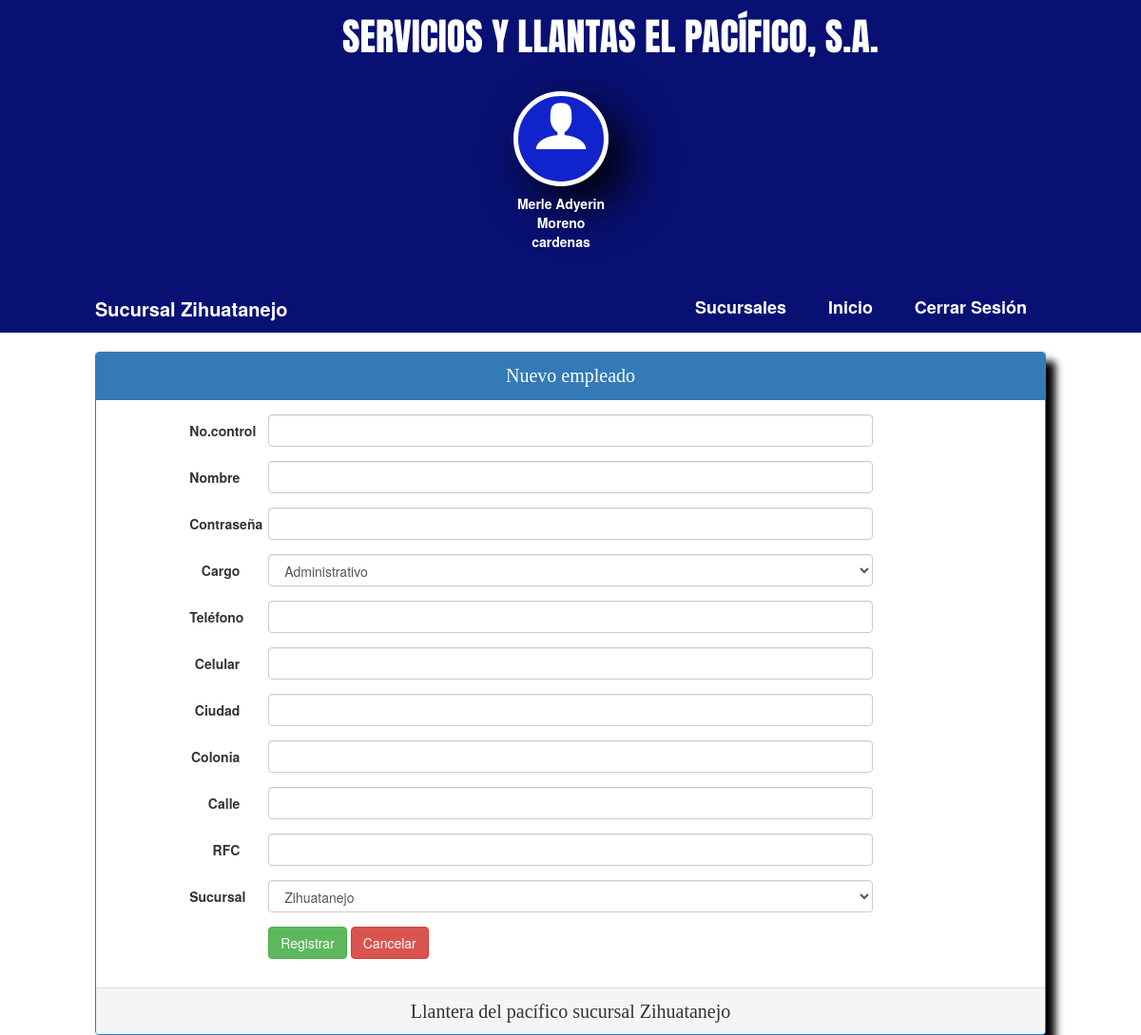
The app's page /Control/registro.php (signed in) with its own data.
### tables this page shows
CREATE TABLE `personal` (
  `Id_persona` int(11) NOT NULL,
  `Nombre` varchar(50) NOT NULL,
  `Pass` varchar(300) NOT NULL,
  `Tipo` varchar(50) NOT NULL,
  `Tel` varchar(10) NOT NULL,
  `Celular` varchar(10) NOT NULL,
  `Ciudad_pe` varchar(50) NOT NULL,
  `Colonia_pe` varchar(50) NOT NULL,
  `Calle_pe` varchar(50) NOT NULL,
  `RFC` varchar(13) NOT NULL,
  `Id_sucu_1` int(11) NOT NULL
);

CREATE TABLE `sucursal` (
  `Id_sucu` int(11) NOT NULL,
  `Administrador` varchar(50) NOT NULL,
  `Ciudad` varchar(50) NOT NULL,
  `Colonia` varchar(50) NOT NULL,
  `Calle` varchar(50) NOT NULL,
  `Correo` varchar(50) NOT NULL,
  `Tel` varchar(10) NOT NULL,
  `RfC` varchar(13) NOT NULL,
  `CP` varchar(5) NOT NULL
);

### Control/registro.php (called while the page is built, shortened)
<?php
include("../Vista/registro.php");
 ?>

### Vista/registro.php (the view, shortened to what this page needs)
<!DOCTYPE html>
<html lang="en">
<head>
	<link rel="stylesheet" type="text/css" href="../Diseño/css/bootstrap.min.css">
	<link rel="stylesheet" type="text/css" href="../Diseño/iconos/fonts/style.css">
	<link rel="stylesheet" type="text/css" href="../Diseño/css/errores.css">
</head>
<body>
<?php
  if (!isset($_SESSION["usuario"])) {
    header("location:../../Control/iniciar.php");
  }else {
    include("../Control/conexion.php");
    $consul="SELECT Id_sucu,Nombre,Ciudad,Tipo FROM personal JOIN sucursal ON sucursal.Id_sucu=personal.Id_sucu_1 WHERE Id_persona=:usua";
    $re=$con->prepare($consul);
    $re->execute(array(":usua"=>$_SESSION['usuario']));
    while ($row=$re->fetch(PDO::FETCH_ASSOC)) {
     $nom=$row['Nombre'];
     $sucu=$row['Ciudad'];
    }
  }
 ?>
 <header>
 	<div class="titulo">SERVICIOS Y LLANTAS EL PACÍFICO, S.A.</div>
  	<div class="img">
  	<span class="icon-user"></span>
  	</div>
  	<div class="usuario">
  		<?php echo "<strong>".$nom."</strong>";?>
  	</div>
</header>
<div class="encabezado">
		<div class="wrapper">
		<div class="logo"><?php echo "Sucursal ".$sucu; ?></div>
			<nav class="barra">
				<a href="#">Sucursales</a>
				<a href="../Vista/Admi/incio-admi.php">Inicio</a>
				<a href="../Control/cerrar.php">Cerrar Sesión</a>
			</nav>
		</div>
</div>
<br>
<div class="container">
	<div class="panel panel-primary">
		<div class="panel-heading">Nuevo empleado</div>
		<div class="panel-body">
	<form action="../Control/registro.php" method="post" name="formulario" id="formulario" class="form-horizontal">
	<div class="form-group">
	<label class="control-label  col-xs-1 col-sm-1 col-md-1 col-lg-1 col-lg-offset-1">No.control</label>
	 <div class="col-xs-12 col-sm-12 col-md-8 col-lg-8 ">
	<input type="text" id="id_p"  name="id_p"  autofocus class="form-control" />
	</div>
 	</div>
	<div class="form-group ">
	<label class="control-label col-xs-1 col-sm-1 col-md-1 col-lg-1 col-lg-offset-1">Nombre</label>
	<div class="col-xs-12 col-sm-12 col-md-8 col-lg-8">
	<input class="form-control" type="text"  id="nombre" name="nombre"  autofocus />
	</div>
	</div>
	<div class="form-group ">
	<label class="control-label  col-xs-1 col-sm-1 col-md-1 col-lg-1 col-lg-offset-1" id="ver">Contraseña</label>
	<div class="col-xs-12 col-sm-12 col-md-8 col-lg-8 ">
	<input class="form-control" type="password" id="cont" name="contraseña" autofocus />
	</div>
	</div>
	<div class="form-group">
		<label class="control-label col-xs-1 col-sm-1 col-md-1 col-lg-1 col-lg-offset-1">Cargo</label>
		<div class="col-xs-12 col-sm-12 col-md-8 col-lg-8">
			<select class="form-control" id="cargo" name="tipo" placeholder="Cargo">
				<option value="Administrativo">Administrativo</option>
			</select>
		</div>
	</div>
	<div class="form-group">
	<label class="control-label col-xs-1 col-sm-1 col-md-1 col-lg-1 col-lg-offset-1">Teléfono</label>
	<div class="col-xs-12 col-sm-12 col-md-8 col-lg-8">
	<input class="form-control" type="text" name="telefono" id="telefono" autofocus>
	</div>
	</div>
	<div class="form-group">
	<label class="control-label col-xs-1 col-sm-1 col-md-1 col-lg-1 col-lg-offset-1">Celular</label>
	<div class="col-xs-12 col-sm-12 col-md-8 col-lg-8">
	<input class="form-control" type="text" id="celular" name="celular"  autofocus>
	</div>
	</div>
	<div class="form-group">
	<label class="control-label col-xs-1 col-sm-1 col-md-1 col-lg-1 col-lg-offset-1">Ciudad</label>
	<div class="col-xs-12 col-sm-12 col-md-8 col-lg-8">
	<input class="form-control" type="text" id="ciudad" name="ciudad"  autofocus>
	</div>
	</div>
	<div class="form-group">
	<label class="control-label col-xs-1 col-sm-1 col-md-1 col-lg-1 col-lg-offset-1">Colonia</label>
	<div class="col-xs-12 col-sm-12 col-md-8 col-lg-8">
	<input class="form-control" type="text" id="colonia" name="colonia"  autofocus>
	</div>
	</div>
	<div class="form-group">
	<label class="control-label col-xs-1 col-sm-1 col-md-1 col-lg-1 col-lg-offset-1">Calle</label>
	<div class="col-xs-12 col-sm-12 col-md-8 col-lg-8">
	<input class="form-control" type="text" id="calle" name="calle" autofocus>
	</div>
	</div>
	<div class="form-group">
	<label class="control-label col-xs-1 col-sm-1 col-md-1 col-lg-1 col-lg-offset-1">RFC</label>
	<div class="col-xs-12 col-sm-12 col-md-8 col-lg-8">
	<input type="text" id="rfc" name="rfc"  autofocus class="form-control">
	</div>
	</div>
	<?php
	require("../Control/conexion.php");
	$cons="SELECT *FROM sucursal";
	$res=$con->prepare($cons);
	$res->execute();
	echo "<div class='form-group'>";
	echo '<label class="control-label col-xs-1 col-sm-1 col-md-1 col-lg-1 col-lg-offset-1">Sucursal</label>';
	echo "<div class='col-xs-12 col-sm-12 col-md-8 col-lg-8'>";
	echo "<select name='id_sucu' class='form-control'>";
	while ($row=$res->fetch(PDO::FETCH_ASSOC)) {
		echo "<option value='$row[Id_sucu]'> $row[Ciudad] </option>";
	}
	echo "</select>";
	echo "</div>";
	echo "</div>";
	 ?>
	 <div class="form-group">
	 <label class="control-label col-xs-1 col-sm-1 col-md-1 col-lg-1 col-lg-offset-1"></label>
	 <div class="col-xs-12 col-sm-12 col-md-8 col-lg-8 ">
	<input type="submit" value="Registrar" id="btn" class="btn btn-success"/>
	<input type="button" class="btn btn-danger " value="Cancelar" onClick="location.href='../Control/con-admi/cat_ali_usuarios.php'"/>
	</div>
	</div>
	</form>
		</div>
		<div class="panel-footer">Llantera del pacífico sucursal <?php echo "".$sucu.""; ?></div>
	</div>
</div>
</body>
</html>

### Diseño/css/errores.css (style rules this page uses)
* { padding: 0px; margin:0px; }
body { background: #fff; }
header { width: 100%; height: 300px; background: #081073; }
.usuario { position:absolute; width: 100px; height: 50px; color: #ffffff; left:45%; margin-top: 17%; text-align: center; }
.img { position: absolute; width: 100px; height: 100px; background:#1123CC; left: 45%; margin-top: 8%; color: #ffffff; text-align: center; border-radius: 100%; border: 5px solid #ffffff; box-shadow: 20px 20px 50px black; }
.icon-user { font-size: 60px; }
.encabezado { width: 100%; background:#081073; color: #ffffff; overflow: hidden; }
.titulo { font-size: 40px; color: #fff; position: absolute; left: 30%; top:10px; font-family: 'Anton', sans-serif; }
.wrapper { width: 90%; max-width: 1000px; margin: auto; overflow: hidden; }
.encabezado .logo { color: #fff; font-size: 20px; line-height: 50px; font-weight: bold; float: left; }
.encabezado .barra { float: right; line-height: 20px; }
.encabezado .barra a { display: inline-block; color: #fff; text-decoration: none; padding:10px 20px; line-height: normal; font-size: 18px; font-weight: bold; -webkit-transition: all 500ms ease; -moz-transition: all 500ms ease; -ms-transition: all 500ms ease; -o-transition: all 500ms ease; transition: all 500ms ease; }
.panel-primary { margin: auto; box-shadow: 10px 10px 8px black; max-width: 1000px; }
.panel .panel-heading { text-align: center; font-family: 'Arvo', serif; font-size: 20px; }
.panel-footer { font-size: 20px; text-align: center; font-family: 'Arvo', serif; }

### records on screen
personal: Nombre "Merle Adyerin Moreno cardenas", Id_sucu_1.Ciudad "Zihuatanejo"

### other values on screen
form field id_sucu "Zihuatanejo"
